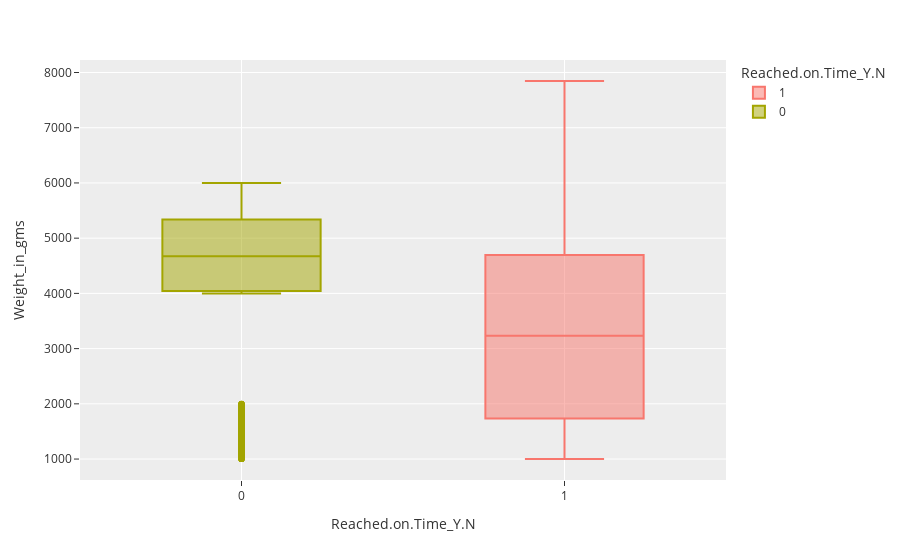

The notebook cell saved with this chart:
### Code cell
# looking at the relation between weights in grams and whether the product reached on time or not using boxplot\

px.box(data_frame = df, x = 'Reached.on.Time_Y.N', y = 'Weight_in_gms', 
       color = 'Reached.on.Time_Y.N', template = 'ggplot2')

### Figure 1 — Plotly figure (JSON) as saved in the notebook; plotly's stock layout.template omitted (floating-point values rounded to 4 significant figures; data arrays with more than 128 entries replaced by an {"elided": "..."} marker saying what was removed)
{"data": [{"alignmentgroup": "True", "hovertemplate": "Reached.on.Time_Y.N=%{x}<br>Weight_in_gms=%{y}<extra></extra>", "legendgroup": "1", "marker": {"color": "#F8766D"}, "name": "1", "notched": false, "offsetgroup": "1", "orientation": "v", "showlegend": true, "type": "box", "x": {"elided": "6563 int values"}, "x0": " ", "xaxis": "x", "y": {"elided": "6563 int values"}, "y0": " ", "yaxis": "y"}, {"alignmentgroup": "True", "hovertemplate": "Reached.on.Time_Y.N=%{x}<br>Weight_in_gms=%{y}<extra></extra>", "legendgroup": "0", "marker": {"color": "#A3A500"}, "name": "0", "notched": false, "offsetgroup": "0", "orientation": "v", "showlegend": true, "type": "box", "x": {"elided": "4436 int values"}, "x0": " ", "xaxis": "x", "y": {"elided": "4436 int values"}, "y0": " ", "yaxis": "y"}], "layout": {"boxmode": "overlay", "legend": {"title": {"text": "Reached.on.Time_Y.N"}, "tracegroupgap": 0}, "margin": {"t": 60}, "xaxis": {"anchor": "y", "categoryarray": [1, 0], "categoryorder": "array", "domain": [0, 1], "title": {"text": "Reached.on.Time_Y.N"}}, "yaxis": {"anchor": "x", "domain": [0, 1], "title": {"text": "Weight_in_gms"}}}}
